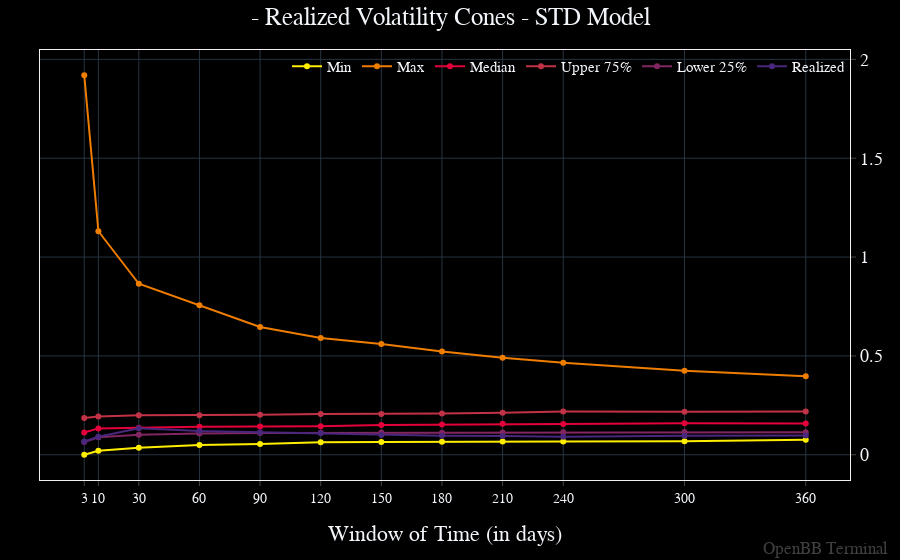

The notebook cell saved with this chart:
### Markdown cell above
### Chart the Realized Volatility Cones

Apply the same syntax to, `openbb.ta.cones_chart()`, to visualize the output.

### Code cell
openbb.ta.cones_chart(df)

### Figure 1 — Plotly figure (JSON) as saved in the notebook; plotly's stock layout.template omitted (floating-point values rounded to 4 significant figures)
{"data": [{"hovertemplate": "%{y}<extra></extra>", "name": "Min", "type": "scatter", "x": [3, 10, 30, 60, 90, 120, 150, 180, 210, 240, 300, 360], "y": [1.971e-05, 0.02006, 0.03512, 0.04979, 0.055, 0.06266, 0.06454, 0.06618, 0.06733, 0.06754, 0.06846, 0.07566]}, {"hovertemplate": "%{y}<extra></extra>", "name": "Max", "type": "scatter", "x": [3, 10, 30, 60, 90, 120, 150, 180, 210, 240, 300, 360], "y": [1.92, 1.131, 0.8649, 0.7558, 0.6464, 0.5904, 0.56, 0.5226, 0.4907, 0.4648, 0.4245, 0.3966]}, {"hovertemplate": "%{y}<extra></extra>", "name": "Median", "type": "scatter", "x": [3, 10, 30, 60, 90, 120, 150, 180, 210, 240, 300, 360], "y": [0.1122, 0.1334, 0.1371, 0.1418, 0.1423, 0.1443, 0.1504, 0.1529, 0.1563, 0.1554, 0.1595, 0.1578]}, {"hovertemplate": "%{y}<extra></extra>", "name": "Upper 75%", "type": "scatter", "x": [3, 10, 30, 60, 90, 120, 150, 180, 210, 240, 300, 360], "y": [0.1861, 0.1938, 0.1993, 0.2001, 0.2025, 0.2063, 0.2061, 0.2092, 0.2124, 0.2186, 0.2174, 0.2182]}, {"hovertemplate": "%{y}<extra></extra>", "name": "Lower 25%", "type": "scatter", "x": [3, 10, 30, 60, 90, 120, 150, 180, 210, 240, 300, 360], "y": [0.06434, 0.08872, 0.101, 0.1077, 0.1103, 0.1107, 0.1121, 0.1116, 0.1129, 0.1135, 0.1147, 0.114]}, {"hovertemplate": "%{y}<extra></extra>", "name": "Realized", "type": "scatter", "x": [3, 10, 30, 60, 90, 120, 150, 180, 210, 240, 300, 360], "y": [0.06705, 0.09082, 0.1337, 0.1206, 0.1144, 0.1082, 0.1, 0.09671, 0.09426, 0.09116, 0.0966, 0.09773]}], "layout": {"annotations": [{"font": {"color": "gray", "size": 17}, "opacity": 0.5, "text": "OpenBB Terminal", "x": 1, "xanchor": "right", "xref": "paper", "xshift": 40, "y": 0, "yanchor": "bottom", "yref": "paper", "yshift": -80}], "bargap": 0, "bargroupgap": 0, "barmode": "overlay", "hoverdistance": 2, "legend": {"groupclick": "toggleitem", "orientation": "h", "tracegroupgap": 133.3, "x": 1, "xanchor": "right", "y": 1, "yanchor": "top"}, "margin": {"b": 80, "l": 40, "r": 50, "t": 50}, "modebar": {"activecolor": "#d1030d", "bgcolor": "#2A2A2A", "color": "#FFFFFF", "orientation": "v"}, "newshape": {"line": {"color": "gold"}}, "spikedistance": 2, "title": {"text": " - Realized Volatility Cones - STD Model", "x": 0.5}, "xaxis": {"tickmode": "array", "ticktext": [3, 10, 30, 60, 90, 120, 150, 180, 210, 240, 300, 360], "tickvals": [3, 10, 30, 60, 90, 120, 150, 180, 210, 240, 300, 360], "title": {"text": "Window of Time (in days)"}}}}
